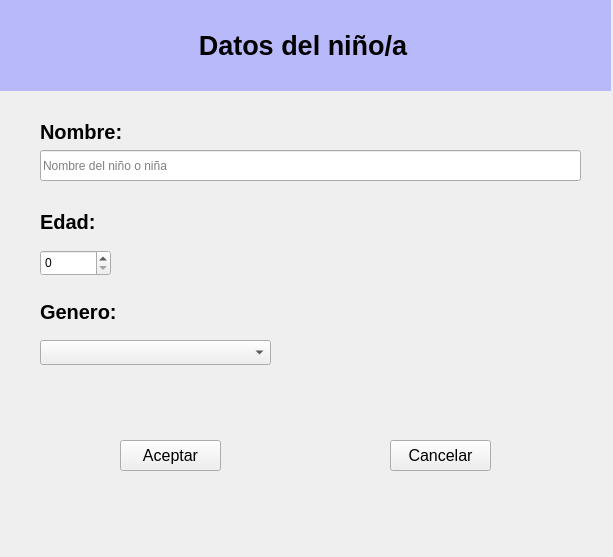
<?xml version="1.0" encoding="UTF-8"?>
<ui version="4.0">
 <class>Form</class>
 <widget class="QWidget" name="Form">
  <property name="geometry">
   <rect>
    <x>0</x>
    <y>0</y>
    <width>613</width>
    <height>557</height>
   </rect>
  </property>
  <property name="windowTitle">
   <string>Form</string>
  </property>
  <widget class="QFrame" name="frame_2">
   <property name="geometry">
    <rect>
     <x>10</x>
     <y>90</y>
     <width>601</width>
     <height>461</height>
    </rect>
   </property>
   <property name="sizePolicy">
    <sizepolicy hsizetype="Preferred" vsizetype="Preferred">
     <horstretch>0</horstretch>
     <verstretch>0</verstretch>
    </sizepolicy>
   </property>
   <property name="frameShape">
    <enum>QFrame::NoFrame</enum>
   </property>
   <property name="frameShadow">
    <enum>QFrame::Raised</enum>
   </property>
   <widget class="QLabel" name="label">
    <property name="geometry">
     <rect>
      <x>30</x>
      <y>30</y>
      <width>141</width>
      <height>23</height>
     </rect>
    </property>
    <property name="font">
     <font>
      <pointsize>15</pointsize>
      <weight>75</weight>
      <bold>true</bold>
     </font>
    </property>
    <property name="styleSheet">
     <string notr="true"/>
    </property>
    <property name="text">
     <string>Nombre:</string>
    </property>
   </widget>
   <widget class="QLabel" name="label_3">
    <property name="geometry">
     <rect>
      <x>30</x>
      <y>120</y>
      <width>111</width>
      <height>23</height>
     </rect>
    </property>
    <property name="font">
     <font>
      <pointsize>15</pointsize>
      <weight>75</weight>
      <bold>true</bold>
     </font>
    </property>
    <property name="styleSheet">
     <string notr="true"/>
    </property>
    <property name="text">
     <string>Edad:</string>
    </property>
   </widget>
   <widget class="QLineEdit" name="lineEdit">
    <property name="geometry">
     <rect>
      <x>30</x>
      <y>60</y>
      <width>541</width>
      <height>31</height>
     </rect>
    </property>
    <property name="placeholderText">
     <string>Nombre del niño o niña</string>
    </property>
   </widget>
   <widget class="QSpinBox" name="spinBox">
    <property name="geometry">
     <rect>
      <x>30</x>
      <y>160</y>
      <width>71</width>
      <height>26</height>
     </rect>
    </property>
   </widget>
   <widget class="QLabel" name="label_4">
    <property name="geometry">
     <rect>
      <x>30</x>
      <y>210</y>
      <width>121</width>
      <height>23</height>
     </rect>
    </property>
    <property name="font">
     <font>
      <pointsize>15</pointsize>
      <weight>75</weight>
      <bold>true</bold>
     </font>
    </property>
    <property name="styleSheet">
     <string notr="true"/>
    </property>
    <property name="text">
     <string>Genero:</string>
    </property>
   </widget>
   <widget class="QComboBox" name="comboBox">
    <property name="geometry">
     <rect>
      <x>30</x>
      <y>250</y>
      <width>231</width>
      <height>25</height>
     </rect>
    </property>
   </widget>
   <widget class="QPushButton" name="aceptar_alta_button">
    <property name="geometry">
     <rect>
      <x>110</x>
      <y>350</y>
      <width>101</width>
      <height>31</height>
     </rect>
    </property>
    <property name="font">
     <font>
      <pointsize>12</pointsize>
     </font>
    </property>
    <property name="text">
     <string>Aceptar</string>
    </property>
    <property name="icon">
     <iconset resource="iconos/recursos_formularios.qrc">
      <normaloff>:/iconos/tickverde.png</normaloff>:/iconos/tickverde.png</iconset>
    </property>
    <property name="iconSize">
     <size>
      <width>22</width>
      <height>22</height>
     </size>
    </property>
   </widget>
   <widget class="QPushButton" name="cancelar_alta_button">
    <property name="geometry">
     <rect>
      <x>380</x>
      <y>350</y>
      <width>101</width>
      <height>31</height>
     </rect>
    </property>
    <property name="sizePolicy">
     <sizepolicy hsizetype="Minimum" vsizetype="Fixed">
      <horstretch>0</horstretch>
      <verstretch>0</verstretch>
     </sizepolicy>
    </property>
    <property name="font">
     <font>
      <pointsize>12</pointsize>
     </font>
    </property>
    <property name="text">
     <string>Cancelar</string>
    </property>
    <property name="icon">
     <iconset resource="iconos/recursos_formularios.qrc">
      <normaloff>:/iconos/cruzroja.png</normaloff>:/iconos/cruzroja.png</iconset>
    </property>
    <property name="iconSize">
     <size>
      <width>22</width>
      <height>22</height>
     </size>
    </property>
   </widget>
  </widget>
  <widget class="QFrame" name="frame">
   <property name="geometry">
    <rect>
     <x>0</x>
     <y>0</y>
     <width>611</width>
     <height>91</height>
    </rect>
   </property>
   <property name="sizePolicy">
    <sizepolicy hsizetype="Expanding" vsizetype="Preferred">
     <horstretch>0</horstretch>
     <verstretch>0</verstretch>
    </sizepolicy>
   </property>
   <property name="minimumSize">
    <size>
     <width>0</width>
     <height>91</height>
    </size>
   </property>
   <property name="frameShape">
    <enum>QFrame::NoFrame</enum>
   </property>
   <property name="frameShadow">
    <enum>QFrame::Raised</enum>
   </property>
   <widget class="QLabel" name="titulo">
    <property name="geometry">
     <rect>
      <x>-10</x>
      <y>0</y>
      <width>626</width>
      <height>91</height>
     </rect>
    </property>
    <property name="sizePolicy">
     <sizepolicy hsizetype="Expanding" vsizetype="Preferred">
      <horstretch>0</horstretch>
      <verstretch>0</verstretch>
     </sizepolicy>
    </property>
    <property name="font">
     <font>
      <family>Ubuntu</family>
      <pointsize>20</pointsize>
      <weight>75</weight>
      <italic>false</italic>
      <bold>true</bold>
     </font>
    </property>
    <property name="styleSheet">
     <string notr="true">background-color: rgba(183, 184, 250, 252)</string>
    </property>
    <property name="frameShape">
     <enum>QFrame::NoFrame</enum>
    </property>
    <property name="frameShadow">
     <enum>QFrame::Plain</enum>
    </property>
    <property name="text">
     <string>Datos del niño/a</string>
    </property>
    <property name="alignment">
     <set>Qt::AlignCenter</set>
    </property>
   </widget>
  </widget>
 </widget>
 <resources>
  <include location="iconos/recursos_formularios.qrc"/>
 </resources>
 <connections/>
</ui>
